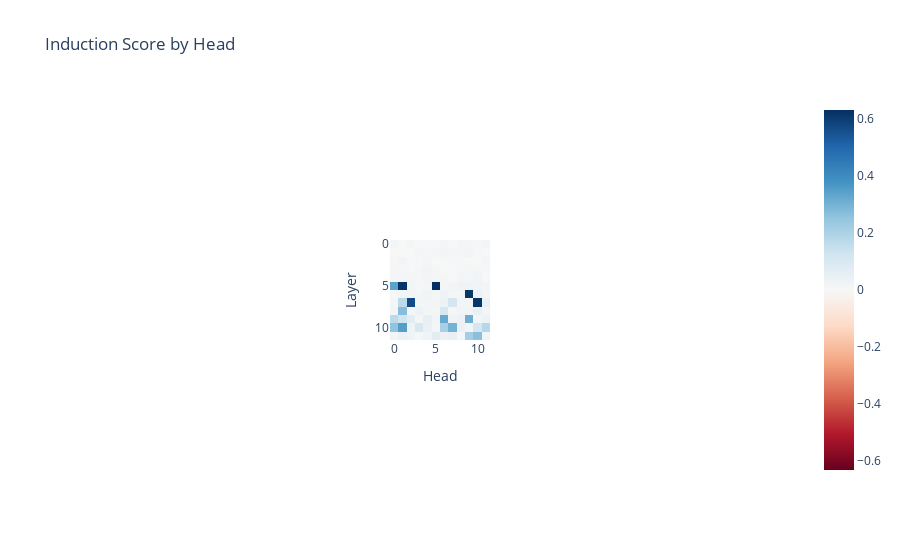

This figure's notebook cell:
### Markdown cell above
The induction heads will be attending from the second occurence of each token to the token *after* its first occurence, ie the token `50-1==49` places back. So by looking at the average attention paid 49 tokens back, we can identify induction heads!

### Code cell
with model.generate(max_new_tokens=1, output_attentions=True) as generator:

    with generator.invoke(repeated_tokens, output_attentions=True) as invoker:

        attn_hidden_states = [model.transformer.h[layer_idx].attn.output[2].save() for layer_idx in range(len(model.transformer.h))]

attn_hidden_states = torch.stack([hs.value for hs in attn_hidden_states]).diagonal(dim1=-2, dim2=-1, offset=1-seq_len)
induction_score = attn_hidden_states.mean(1).mean(-1).cpu()

imshow(induction_score, xaxis="Head", yaxis="Layer", title="Induction Score by Head")

### Figure 1 — Plotly figure (JSON) as saved in the notebook; plotly's stock layout.template omitted (floating-point values rounded to 4 significant figures; data arrays with more than 128 entries replaced by an {"elided": "..."} marker saying what was removed)
{"data": [{"coloraxis": "coloraxis", "hovertemplate": "Head: %{x}<br>Layer: %{y}<br>color: %{z}<extra></extra>", "name": "0", "type": "heatmap", "xaxis": "x", "yaxis": "y", "z": {"elided": "12x12 float values"}}], "layout": {"autosize": true, "coloraxis": {"cmid": 0, "colorscale": [[0, "rgb(103,0,31)"], [0.1, "rgb(178,24,43)"], [0.2, "rgb(214,96,77)"], [0.3, "rgb(244,165,130)"], [0.4, "rgb(253,219,199)"], [0.5, "rgb(247,247,247)"], [0.6, "rgb(209,229,240)"], [0.7, "rgb(146,197,222)"], [0.8, "rgb(67,147,195)"], [0.9, "rgb(33,102,172)"], [1, "rgb(5,48,97)"]]}, "title": {"text": "Induction Score by Head"}, "xaxis": {"anchor": "y", "autorange": true, "constrain": "domain", "domain": [0.4304, 0.5696], "range": [-0.5, 11.5], "scaleanchor": "y", "title": {"text": "Head"}}, "yaxis": {"anchor": "x", "autorange": true, "constrain": "domain", "domain": [0, 1], "range": [11.5, -0.5], "title": {"text": "Layer"}}}}
